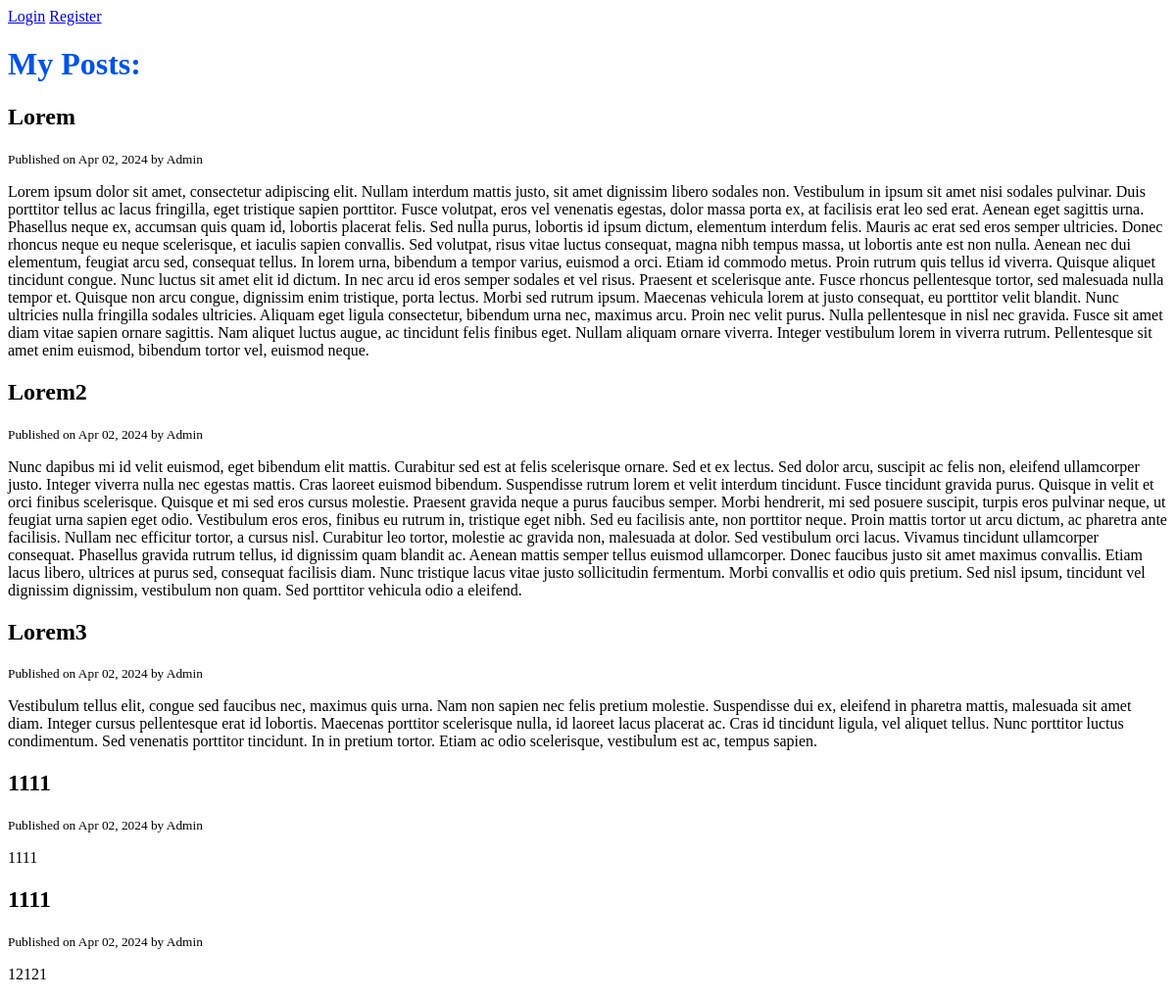
The app's page /, older data.
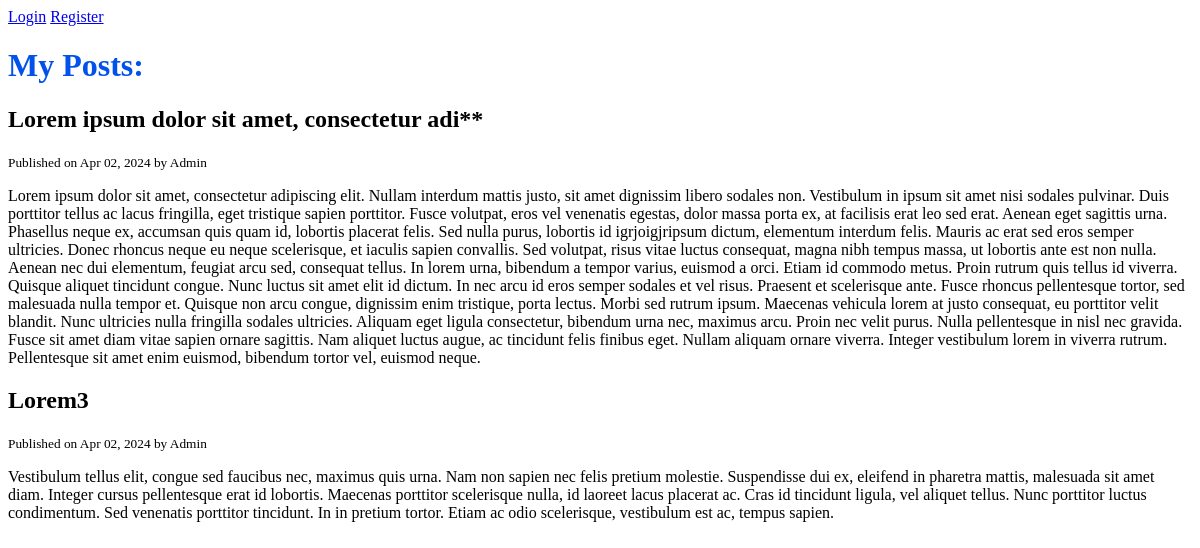
The same page, newer data.
### blog/models.py (models this page shows, shortened)
class Post(models.Model):
    title = models.CharField(max_length=120)
    content = models.TextField()
    published_at = models.DateTimeField(default=timezone.now)
    author = models.ForeignKey(User, on_delete=models.CASCADE)

### blog/views.py (the view)
# urls.py: path("",views.home, name="posts"),
def home(request):
    posts = Post.objects.all()
    context = {
        'posts': posts,
    }
    return render(request, "blog/home.html", context)

### blog/templates/blog/home.html (shortened to what this page needs)
{% extends "base.html" %}
{% block content %}
<h1>My Posts: </h1>
    {% for post in posts %}
        <h2>{{post.title}}</h2>
        <small>Published on {{post.published_at | date:" M d, Y"}} by {{post.author | title}}</small>
        <p>{{post.content}}</p>
    {% endfor %}
{% endblock %}

### templates/base.html (shortened to what this page needs)
{% load static %}
<!DOCTYPE html>
<html lang="en">
<head>
    <link rel="stylesheet" href="{% static 'css/style.css'%}">
</head>
<body>
    <header>
        {% if request.user.is_authenticated %}
            <span> Hi {{ request.user.username | title }}</span>
            <a href="{% url 'logout' %}">Logout</a>
        {% else %}
             <a href="{% url 'login' %}">Login</a>
             <a href="{% url 'register' %}">Register</a>
        {% endif %}
    </header>
    {%block content%}
    {%endblock%}
</body>
</html>

### static/css/style.css (style rules this page uses)
h1 { color:#0052EA }

Row changes from the older to the newer data that the page shows:
removed Post: title "Lorem2", published_at "Apr 02, 2024", author "Admin", content "Nunc dapibus mi id velit euismod, eget bibendum elit mattis. Curabitur sed est at felis scelerisque ornare. Sed et ex lectus. Sed dolor arcu, suscipit ac felis non, eleifend ullamcorper justo. Integer viverra nulla nec egestas mattis. Cras laoreet euismod bibendum. Suspendisse rutrum lorem et velit interdum tincidunt. Fusce tincidunt gravida purus. Quisque in velit et orci finibus scelerisque. Quisque et mi sed eros cursus molestie. Praesent gravida neque a purus faucibus semper. Morbi hendrerit, mi sed posuere suscipit, turpis eros pulvinar neque, ut feugiat urna sapien eget odio. Vestibulum eros eros, finibus eu rutrum in, tristique eget nibh. Sed eu facilisis ante, non porttitor neque.…"
removed Post: title "1111", published_at "Apr 02, 2024", author "Admin", content "1111"
removed Post: title "1111", published_at "Apr 02, 2024", author "Admin", content "12121"
changed Post: title "Lorem" → "Lorem ipsum dolor sit amet, consectetur adi**"; content "…nulla purus, lobortis id ipsum dictum, elementum interdum felis.…" → "…nulla purus, lobortis id igrjoigjripsum dictum, elementum interdum felis.…"
